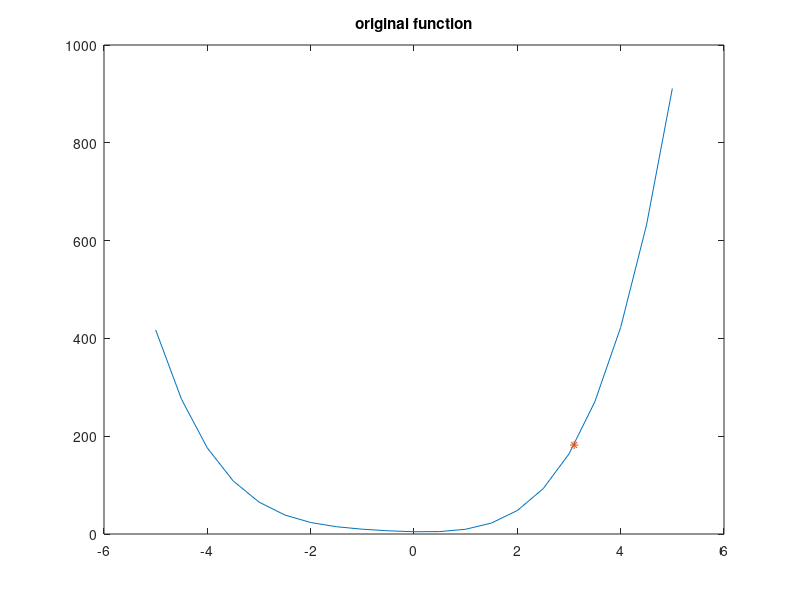

Source code (MATLAB): (Note: this script raises an error after producing the figure.)
% A snippet for running Gaussian process regression based on the algorithm
% in Rasmussen's book
% generate data set
low = -5; high = 5;
coe = ((high-low)*rand(5,1)+low);
g = @(x) [x^4,x^3,x^2,x,1]*coe;
X = [-5:0.5:5]';
y = zeros(size(X,1),1);
for ii = 1:size(X,1)
    y(ii) = g(X(ii,:));
end
figure(1);
plot(X,y)
title('original function');
hold on
x_star = 3.1;
y_star = g(x_star);
plot(x_star,y_star,'*','MarkerSize',6)
% get predictive mean and variance
n = size(X,1);
sig_n = 0; % no noise
l = 1; % parameter for rbf
K = rbf(X,X,l);
L = chol(K+sig_n^2*eye(n),'lower');
alpha = L'\(L\y);
k_star = rbf(X,x_star,l);
f_mean = k_star'*alpha;
v = L\k_star;
f_cov = rbf(x_star,x_star,l)-v'*v;